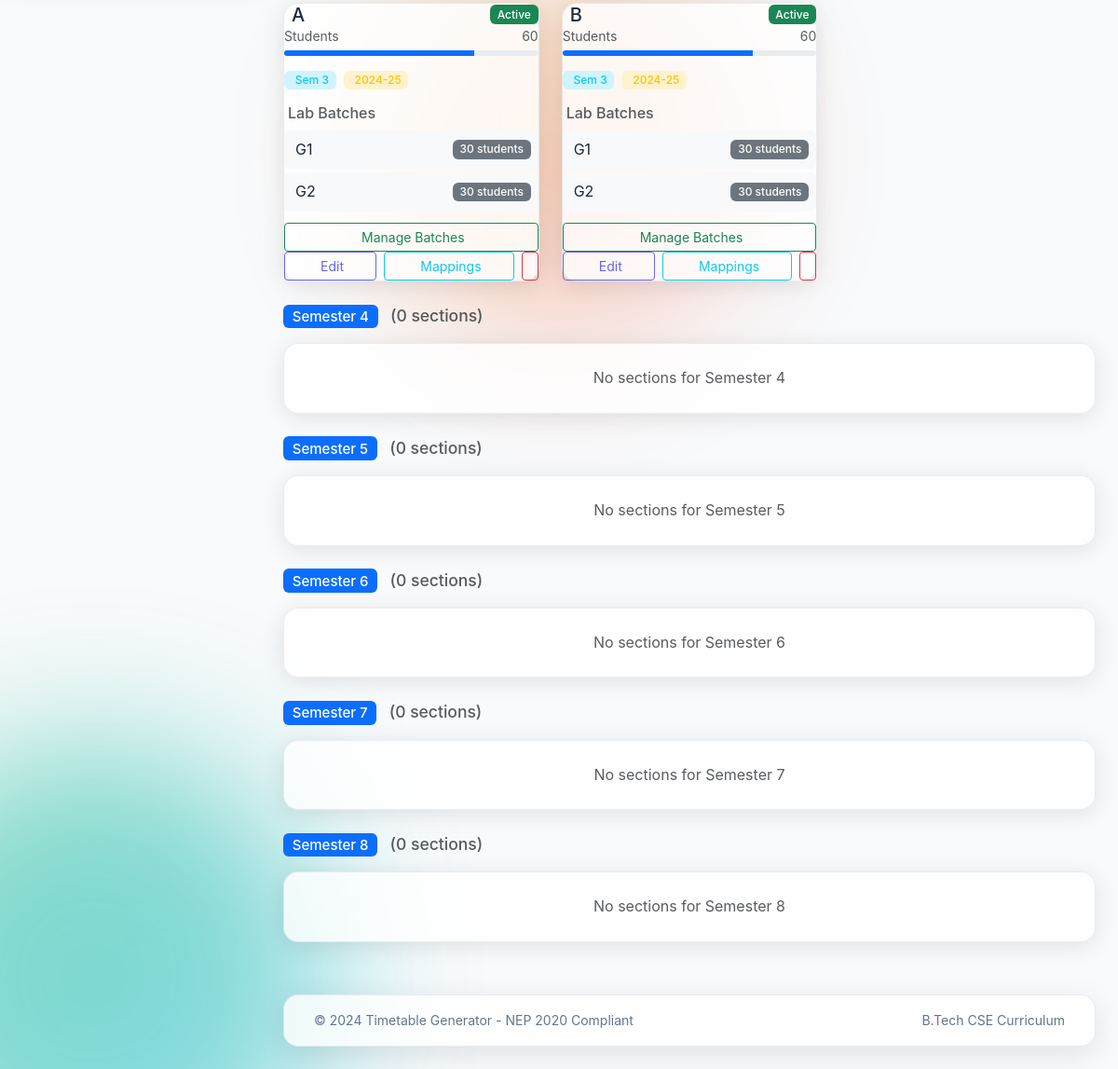
Page /sections/ (lower part) on the earlier database version.
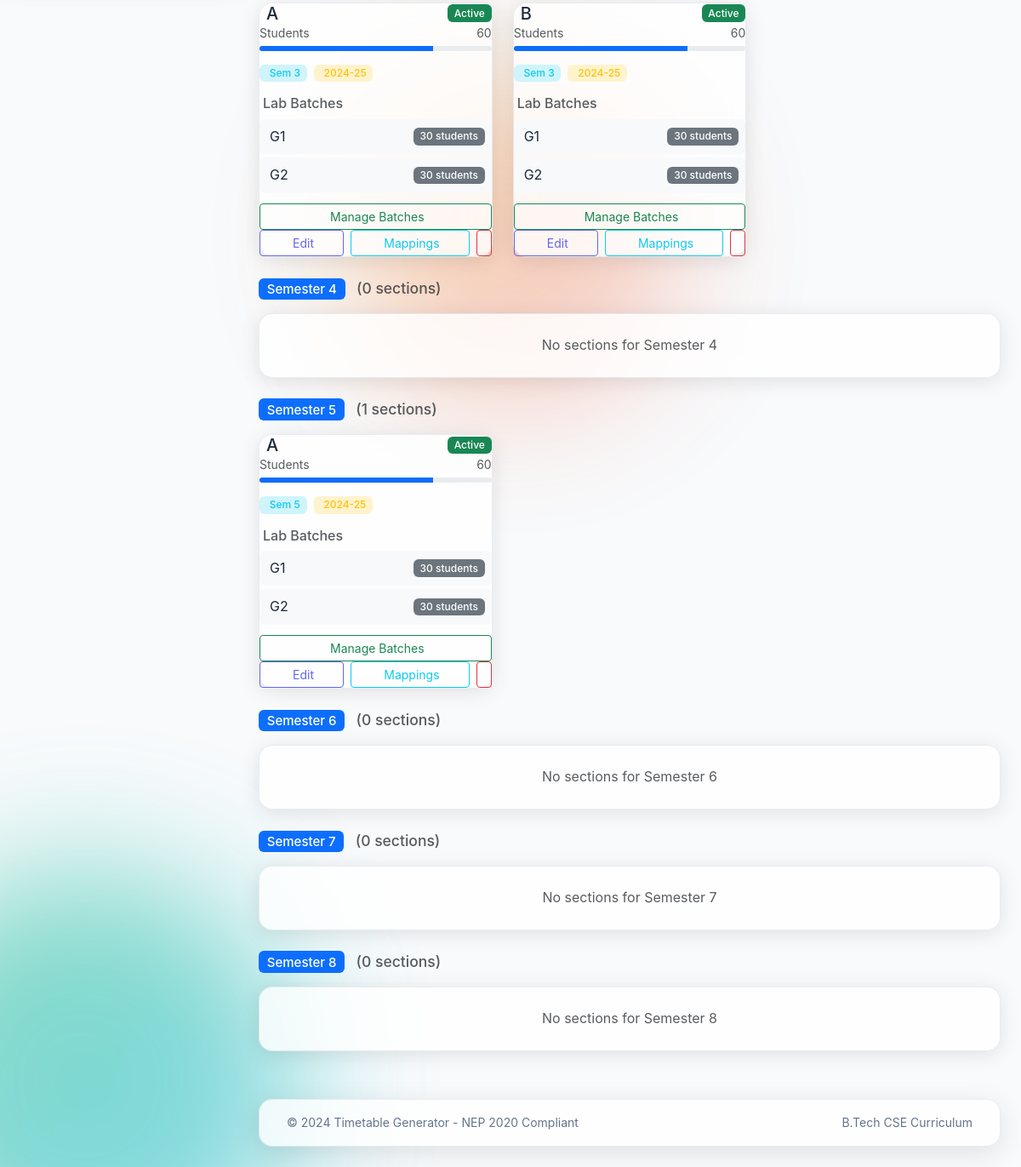
Same page on the later database version.
### app/models/section.py (models this page shows, shortened)
class Section(db.Model):
    __tablename__ = 'sections'
    id = db.Column(db.Integer, primary_key=True)
    section_id = db.Column(db.String(20), unique=True, nullable=False)  # e.g., CSE-3-A
    name = db.Column(db.String(10), nullable=False)  # A, B, C
    branch = db.Column(db.String(50), nullable=False, default='CSE')
    semester = db.Column(db.Integer, nullable=False)
    strength = db.Column(db.Integer, nullable=False, default=60)
    batch_year = db.Column(db.Integer, nullable=False)  # e.g., 2024
    academic_year = db.Column(db.String(10), nullable=False)  # e.g., 2024-25
    is_active = db.Column(db.Boolean, default=True)
    created_at = db.Column(db.DateTime, default=datetime.utcnow)
    updated_at = db.Column(db.DateTime, default=datetime.utcnow, onupdate=datetime.utcnow)
    batches = db.relationship('Batch', backref='section', lazy='dynamic', cascade='all, delete-orphan')
    faculty_mappings = db.relationship('FacultyCourse', backref='section', lazy='dynamic', cascade='all, delete-orphan')
    timetable_entries = db.relationship('Timetable', backref='section', lazy='dynamic')

class Batch(db.Model):
    __tablename__ = 'batches'
    id = db.Column(db.Integer, primary_key=True)
    batch_id = db.Column(db.String(30), unique=True, nullable=False)  # e.g., CSE-3-A-G1
    name = db.Column(db.String(5), nullable=False)  # G1, G2
    section_id = db.Column(db.Integer, db.ForeignKey('sections.id'), nullable=False)
    strength = db.Column(db.Integer, nullable=False)
    created_at = db.Column(db.DateTime, default=datetime.utcnow)
    timetable_entries = db.relationship('Timetable', backref='batch', lazy='dynamic')

### app/routes/section.py (the view)
@section_bp.route('/')
def list_sections():
    sections = Section.query.order_by(Section.semester, Section.name).all()
    return render_template('section/list.html', sections=sections)

### app/templates/section/list.html (shortened to what the changed rows need)
{% extends "base.html" %}
{% block content %}
{% for semester in range(1, 9) %}
<div class="semester-group" data-semester="{{ semester }}">
    <h5 class="mb-3" data-aos="fade-right">
        <span class="badge bg-primary me-2">Semester {{ semester }}</span>
        <small class="text-muted">({{ sections|selectattr('semester', 'equalto', semester)|list|length }}
            sections)</small>
    </h5>
    <div class="row g-4 mb-4">
        {% for section in sections if section.semester == semester %}
        <div class="col-lg-4 col-md-6" data-aos="fade-up" data-aos-delay="{{ loop.index0 * 100 }}">
            <div class="glass-card h-100">
                <div class="card-header bg-transparent border-0 d-flex justify-content-between align-items-center">
                    <h5 class="mb-0">
                        {{ section.name }}
                    </h5>
                    {% if section.is_active %}
                    <span class="badge bg-success">Active</span>
                    {% else %}
                    <span class="badge bg-secondary">Inactive</span>
                    {% endif %}
                </div>
                <div class="card-body">
                    <div class="mb-3">
                        <div class="d-flex justify-content-between text-muted mb-1">
                            <small>Students</small>
                            <small>{{ section.strength }}</small>
                        </div>
                        <div class="progress" style="height: 6px;">
                            <div class="progress-bar bg-primary"
                                style="width: {{ [(section.strength / 80 * 100), 100]|min }}%"></div>
                        </div>
                    </div>
                    <div class="d-flex gap-2 mb-3">
                        <span class="badge bg-info-subtle text-info">
                            Sem {{ section.semester }}
                        </span>
                        {% if section.academic_year %}
                        <span class="badge bg-warning-subtle text-warning">
                            {{ section.academic_year }}
                        </span>
                        {% endif %}
                    </div>
                    <div class="batches-section">
                        <h6 class="text-muted mb-2">
                            Lab Batches
                        </h6>
                        {% if section.batches %}
                        <div class="batch-list">
                            {% for batch in section.batches %}
                            <div
                                class="batch-item d-flex justify-content-between align-items-center p-2 mb-1 rounded bg-light">
                                <span>
                                    {{ batch.name }}
                                </span>
                                <span class="badge bg-secondary">{{ batch.strength }} students</span>
                            </div>
                            {% endfor %}
                        </div>
                        {% else %}
                        <div class="text-muted small">
                            <i class="fas fa-info-circle me-1"></i>No batches defined
                        </div>
                        {% endif %}
                        <button class="btn btn-sm btn-outline-success mt-2 w-100" data-bs-toggle="modal"
                            data-bs-target="#batchModal{{ section.id }}">
                            Manage Batches
                        </button>
                    </div>
                </div>
                <div class="card-footer bg-transparent border-0">
                    <div class="d-flex gap-2">
                        <a href="{{ url_for('section.edit_section', id=section.id) }}"
                            class="btn btn-sm btn-outline-primary flex-fill">
                            Edit
                        </a>
                        <a href="{{ url_for('mapping.list_mappings') }}?section={{ section.id }}"
                            class="btn btn-sm btn-outline-info flex-fill">
                            Mappings
                        </a>
                        <button class="btn btn-sm btn-outline-danger"
                            onclick="confirmDelete('{{ url_for('section.delete_section', id=section.id) }}')">
                        </button>
                    </div>
                </div>
            </div>
        </div>
        {% else %}
        <div class="col-12">
            <div class="glass-card p-4 text-center text-muted">
                <p class="mb-0">No sections for Semester {{ semester }}</p>
            </div>
        </div>
        {% endfor %}
    </div>
</div>
{% endfor %}
{% endblock %}

Differences in the rows shown:
added Section: name "A", is_active "Active", strength "60", {{ [(section.strength / 80 * 100), 100]|min }} 75.0 (drawn), semester "5", academic_year "2024-25"
added Batch: name "G1", strength "30", shown under "A"
added Batch: name "G2", strength "30", shown under "A"
Other differences:
new list line: "Semester 5 ( 1 sections)"
list line gone: "Semester 5 ( 0 sections) No sections for Semester 5"
